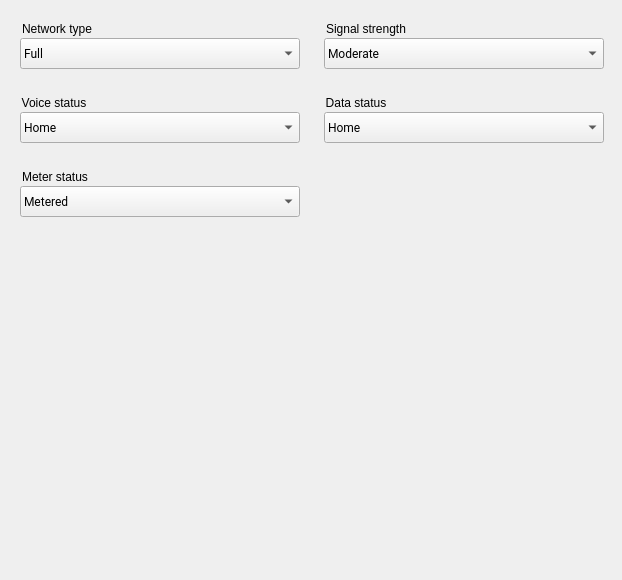
<?xml version="1.0" encoding="UTF-8"?>
<ui version="4.0">
 <class>CellularPageGrpc</class>
 <widget class="QWidget" name="CellularPageGrpc">
  <property name="geometry">
   <rect>
    <x>0</x>
    <y>0</y>
    <width>622</width>
    <height>580</height>
   </rect>
  </property>
  <property name="windowTitle">
   <string>Form</string>
  </property>
  <widget class="QComboBox" name="cell_standardBox">
   <property name="geometry">
    <rect>
     <x>20</x>
     <y>38</y>
     <width>280</width>
     <height>31</height>
    </rect>
   </property>
   <property name="font">
    <font>
     <family>Roboto</family>
    </font>
   </property>
   <property name="styleSheet">
    <string notr="true">padding: 3px 3px 3px 3px;</string>
   </property>
   <property name="currentIndex">
    <number>7</number>
   </property>
   <property name="report_metrics" stdset="0">
    <bool>false</bool>
   </property>
   <item>
    <property name="text">
     <string>GSM</string>
    </property>
   </item>
   <item>
    <property name="text">
     <string>HSCSD</string>
    </property>
   </item>
   <item>
    <property name="text">
     <string>GPRS</string>
    </property>
   </item>
   <item>
    <property name="text">
     <string>EDGE</string>
    </property>
   </item>
   <item>
    <property name="text">
     <string>UMTS</string>
    </property>
   </item>
   <item>
    <property name="text">
     <string>HSDPA</string>
    </property>
   </item>
   <item>
    <property name="text">
     <string>LTE</string>
    </property>
   </item>
   <item>
    <property name="text">
     <string>Full</string>
    </property>
   </item>
   <item>
    <property name="text">
     <string>5G</string>
    </property>
   </item>
  </widget>

  <widget class="QGroupBox" name="cell_vStatusGroupBox">
   <property name="geometry">
    <rect>
     <x>20</x>
     <y>94</y>
     <width>111</width>
     <height>24</height>
    </rect>
   </property>
   <property name="styleSheet">
    <string notr="true">border: 0px;</string>
   </property>
   <property name="title">
    <string>Voice status</string>
   </property>
   <property name="ColorGroup" stdset="0">
    <string notr="true">Title</string>
   </property>
  </widget>

  <widget class="QGroupBox" name="cell_mStatusGroupBox">
   <property name="geometry">
    <rect>
     <x>20</x>
     <y>168</y>
     <width>111</width>
     <height>24</height>
    </rect>
   </property>
   <property name="styleSheet">
    <string notr="true">border: 0px;</string>
   </property>
   <property name="title">
    <string>Meter status</string>
   </property>
   <property name="ColorGroup" stdset="0">
    <string notr="true">Title</string>
   </property>
  </widget>


  <widget class="QGroupBox" name="cell_dStatusGroupBox">
   <property name="geometry">
    <rect>
     <x>324</x>
     <y>94</y>
     <width>91</width>
     <height>24</height>
    </rect>
   </property>
   <property name="styleSheet">
    <string notr="true">border: 0px;</string>
   </property>
   <property name="title">
    <string>Data status</string>
   </property>
   <property name="ColorGroup" stdset="0">
    <string notr="true">Title</string>
   </property>
  </widget>
  <widget class="QGroupBox" name="cell_stdGroupBox">
   <property name="geometry">
    <rect>
     <x>20</x>
     <y>20</y>
     <width>131</width>
     <height>24</height>
    </rect>
   </property>
   <property name="styleSheet">
    <string notr="true">border: 0px;</string>
   </property>
   <property name="title">
    <string>Network type</string>
   </property>
   <property name="ColorGroup" stdset="0">
    <string notr="true">Title</string>
   </property>
  </widget>
  <widget class="QGroupBox" name="cell_signalGroupBox">
   <property name="geometry">
    <rect>
     <x>324</x>
     <y>20</y>
     <width>131</width>
     <height>24</height>
    </rect>
   </property>
   <property name="styleSheet">
    <string notr="true">border: 0px;</string>
   </property>
   <property name="title">
    <string>Signal strength</string>
   </property>
   <property name="ColorGroup" stdset="0">
    <string notr="true">Title</string>
   </property>
  </widget>

  <widget class="QComboBox" name="cell_voiceStatusBox">
   <property name="geometry">
    <rect>
     <x>20</x>
     <y>112</y>
     <width>280</width>
     <height>31</height>
    </rect>
   </property>
   <property name="font">
    <font>
     <family>Roboto</family>
    </font>
   </property>
   <property name="styleSheet">
    <string notr="true">padding: 3px 3px 3px 3px;</string>
   </property>
   <property name="report_metrics" stdset="0">
    <bool>false</bool>
   </property>
   <item>
    <property name="text">
     <string>Home</string>
    </property>
   </item>
   <item>
    <property name="text">
     <string>Roaming</string>
    </property>
   </item>
   <item>
    <property name="text">
     <string>Searching</string>
    </property>
   </item>
   <item>
    <property name="text">
     <string>Denied (emergency calls only)</string>
    </property>
   </item>
   <item>
    <property name="text">
     <string>Unregistered (off)</string>
    </property>
   </item>
  </widget>

  <widget class="QComboBox" name="cell_meterStatusBox">
   <property name="geometry">
    <rect>
     <x>20</x>
     <y>186</y>
     <width>280</width>
     <height>31</height>
    </rect>
   </property>
   <property name="font">
    <font>
     <family>Roboto</family>
    </font>
   </property>
   <property name="styleSheet">
    <string notr="true">padding: 3px 3px 3px 3px;</string>
   </property>
   <property name="report_metrics" stdset="0">
    <bool>false</bool>
   </property>
   <item>
    <property name="text">
     <string>Metered</string>
    </property>
   </item>
   <item>
    <property name="text">
     <string>Temporarily not metered</string>
    </property>
   </item>
  </widget>

  <widget class="QComboBox" name="cell_dataStatusBox">
   <property name="geometry">
    <rect>
     <x>324</x>
     <y>112</y>
     <width>280</width>
     <height>31</height>
    </rect>
   </property>
   <property name="font">
    <font>
     <family>Roboto</family>
    </font>
   </property>
   <property name="styleSheet">
    <string notr="true">padding: 3px 3px 3px 3px;</string>
   </property>
   <property name="report_metrics" stdset="0">
    <bool>false</bool>
   </property>
   <item>
    <property name="text">
     <string>Home</string>
    </property>
   </item>
   <item>
    <property name="text">
     <string>Roaming</string>
    </property>
   </item>
   <item>
    <property name="text">
     <string>Searching</string>
    </property>
   </item>
   <item>
    <property name="text">
     <string>Denied</string>
    </property>
   </item>
   <item>
    <property name="text">
     <string>Unregistered (off)</string>
    </property>
   </item>
  </widget>
  <widget class="QComboBox" name="cell_signalStatusBox">
   <property name="geometry">
    <rect>
     <x>324</x>
     <y>38</y>
     <width>280</width>
     <height>31</height>
    </rect>
   </property>
   <property name="font">
    <font>
     <family>Roboto</family>
    </font>
   </property>
   <property name="styleSheet">
    <string notr="true">padding: 3px 3px 3px 3px;</string>
   </property>
   <property name="currentIndex">
    <number>2</number>
   </property>
   <item>
    <property name="text">
     <string>None</string>
    </property>
   </item>
   <item>
    <property name="text">
     <string>Poor</string>
    </property>
   </item>
   <item>
    <property name="text">
     <string>Moderate</string>
    </property>
   </item>
   <item>
    <property name="text">
     <string>Good</string>
    </property>
   </item>
   <item>
    <property name="text">
     <string>Great</string>
    </property>
   </item>
  </widget>
 </widget>
 <tabstops>
  <tabstop>cell_standardBox</tabstop>
  <tabstop>cell_signalStatusBox</tabstop>
  <tabstop>cell_voiceStatusBox</tabstop>
  <tabstop>cell_dataStatusBox</tabstop>
  <tabstop>cell_meterStatusBox</tabstop>
 </tabstops>
 <resources/>
 <connections/>
</ui>
